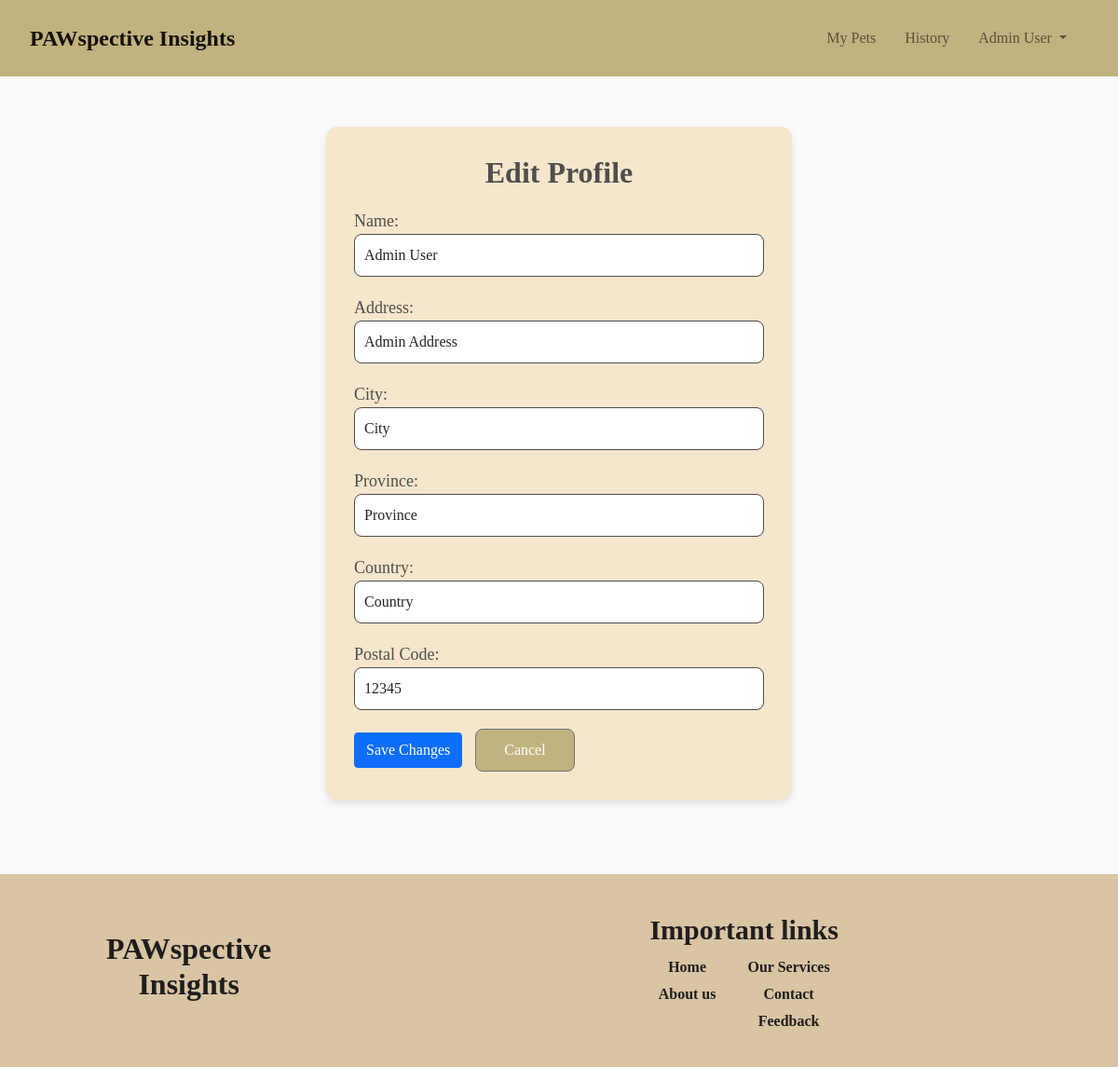
Screenshot of /edit_profile (signed in) with the database file from the repository.
### app.py (models this page shows)
class User(db.Model):
    id = db.Column(db.Integer, primary_key=True)
    name = db.Column(db.String(100), nullable=False)
    address = db.Column(db.String(200), nullable=False)
    city = db.Column(db.String(100), nullable=False)
    province = db.Column(db.String(100), nullable=False)
    country = db.Column(db.String(100), nullable=False)
    postal_code = db.Column(db.String(20), nullable=False)
    email = db.Column(db.String(100), unique=True, nullable=False)
    password = db.Column(db.String(100), nullable=False)
    dob = db.Column(db.String(20), nullable=False)
    is_admin = db.Column(db.Boolean, default=False)  # New field for admin role
    date_created = db.Column(db.DateTime, default=datetime.now())

### app.py (the view, shortened to what this page needs)
@app.route('/edit_profile', methods=['GET', 'POST'])
def edit_profile():
    if 'user' not in session:
        return redirect(url_for('login'))
    user = User.query.get(session['user']['id'])
    return render_template('edit_profile.html', user=user)

### templates/edit_profile.html (shortened to what this page needs)
{% extends "base.html" %}
{% block content %}
<div class="edit-profile-container">
    <h2>Edit Profile</h2>
    <form method="POST">
        <div class="form-group">
            <label for="name">Name:</label>
            <input type="text" class="form-control" id="name" name="name" value="{{ user.name }}" required>
        </div>
        <div class="form-group">
            <label for="address">Address:</label>
            <input type="text" class="form-control" id="address" name="address" value="{{ user.address }}" required>
        </div>
        <div class="form-group">
            <label for="city">City:</label>
            <input type="text" class="form-control" id="city" name="city" value="{{ user.city }}" required>
        </div>
        <div class="form-group">
            <label for="province">Province:</label>
            <input type="text" class="form-control" id="province" name="province" value="{{ user.province }}" required>
        </div>
        <div class="form-group">
            <label for="country">Country:</label>
            <input type="text" class="form-control" id="country" name="country" value="{{ user.country }}" required>
        </div>
        <div class="form-group">
            <label for="postal_code">Postal Code:</label>
            <input type="text" class="form-control" id="postal_code" name="postal_code" value="{{ user.postal_code }}" required>
        </div>
        <button type="submit" class="btn btn-primary">Save Changes</button>
        <a href="{{ url_for('my_profile') }}" class="btn btn-secondary">Cancel</a>
    </form>
</div>
{% endblock %}

### templates/base.html (shortened to what this page needs)
<!DOCTYPE html>
<html lang="en">
<head>
    <link href="https://cdn.jsdelivr.net/npm/bootstrap@5.0.2/dist/css/bootstrap.min.css" rel="stylesheet">
    <link href="https://cdn.jsdelivr.net/npm/bootstrap-icons/font/bootstrap-icons.css" rel="stylesheet">
    <link rel="stylesheet" href="{{ url_for('static', filename='css/style.css') }}">
</head>
<body>
    <header class="header">
        <nav class="navbar navbar-expand-lg navbar-light" style="background-color: #c2b280;">
            <div class="container-fluid">
                <a class="navbar-brand" href="/home">PAWspective Insights</a>
                <div class="navbar-collapse" id="navbarNavDropdown">
                    <ul class="navbar-nav ms-auto">
                        <li class="nav-item">
                            <a class="nav-link" href="/my_pets">My Pets</a>
                        </li>
                        <li class="nav-item">
                            <a class="nav-link" href="/history">History</a>
                        </li>
                        <li class="nav-item dropdown">
                            {% if session['user'] is defined %}
                            <a class="nav-link dropdown-toggle" href="#" id="navbarDropdownMenuLink" role="button"
                                data-bs-toggle="dropdown" aria-expanded="false">
                                {{ session['user']['name'] }}
                            </a>
                            {% else %}
                            <a class="nav-link" href="/login">Login</a>
                            {% endif %}
                        </li>
                    </ul>
                </div>
            </div>
        </nav>
    </header>
    <div class="content-wrapper container mt-4">
        {% block content %}{% endblock %}
    </div>
    <footer class="footer">
        <div class="container-fluid p-3">
            <div class="row">
                <div class="col-md-4 d-flex justify-content-center align-items-center">
                    <h2 class="footer-title">PAWspective <br> Insights</h2>
                </div>
                <div class="col-md-8">
                    <div class="d-flex justify-content-center">
                        <div class="footer-links-section">
                            <h4 class="footer-links-title">Important links</h4>
                            <div class="d-flex justify-content-center">
                                <ul class="footer-links">
                                    <li><a href="/home">Home</a></li>
                                    <li><a href="/about">About us</a></li>
                                </ul>
                                <ul class="footer-links ms-4">
                                    <li><a href="/services">Our Services</a></li>
                                    <li><a href="/contact">Contact</a></li>
                                    <li><a href="/submit_feedback">Feedback</a></li>
                                </ul>
                            </div>
                        </div>
                    </div>
                </div>
            </div>
        </div>
    </footer>
</body>
</html>

### static/css/style.css (style rules this page uses)
body, html { margin: 0; padding: 0; font-family: 'Times New Roman', Times, serif; background-color: #fafafa; }
.header { background-color: #c2b280; padding: 10px 20px; }
.navbar-brand { font-weight: bold; color: #4e4e4e; font-size: 24px; }
.navbar-nav .nav-link { color: #0044cc; margin-right: 15px; }
.profile-container, .edit-profile-container, .change-password-container { background-color: #f5e6cc; padding: 30px; max-width: 500px; margin: 30px auto; border-radius: 12px; box-shadow: 0px 4px 8px rgba(0,0,0,0.1); }
.profile-container h2, .edit-profile-container h2, .change-password-container h2 { color: #4e4e4e; font-weight: bold; text-align: center; margin-bottom: 20px; }
.profile-container p, .edit-profile-container label, .change-password-container label { color: #4e4e4e; font-size: 18px; }
.edit-profile-container .form-group, .change-password-container .form-group { margin-bottom: 20px; }
.footer { background-color: #c2b280; padding: 20px; text-align: center; margin-top: 50px; }
.form-control { width: 100%; padding: 10px; border: 1px solid #4e4e4e; border-radius: 8px; }
.footer { background-color: #d9c4a3; padding: 20px 0; color: #000; font-size: 16px; }
.footer-title { font-weight: bold; color: #1e1e1e; margin-bottom: 10px; text-align: center; }
.footer-links-section { text-align: center; margin-top: 10px; }
.footer-links-title { font-weight: bold; color: #1e1e1e; font-size: 30px; margin-bottom: 10px; }
.footer-links { list-style: none; padding: 0; margin: 0 10px; }
.footer-links li { margin-bottom: 5px; }
.footer-links a { text-decoration: none; color: #1e1e1e; font-weight: 600; }
.form-control { width: 100%; padding: 10px; border: 1px solid #4e4e4e; border-radius: 8px; margin-bottom: 20px; }
.btn-secondary { background-color: #c2b280; color: white; padding: 10px 30px; margin-left: 10px; border-radius: 8px; text-decoration: none; font-size: 16px; }

### templates/base.html (style rules this page uses)
body, html { height: 100%; margin: 0; display: flex; flex-direction: column; }
.content-wrapper { flex: 1; }
.footer { background-color: #d9c4a3; padding: 1rem 0; }

### rows the page displays
User: user.name "Admin User", name "Admin User", address "Admin Address", city "City", province "Province", country "Country", postal_code "12345"
